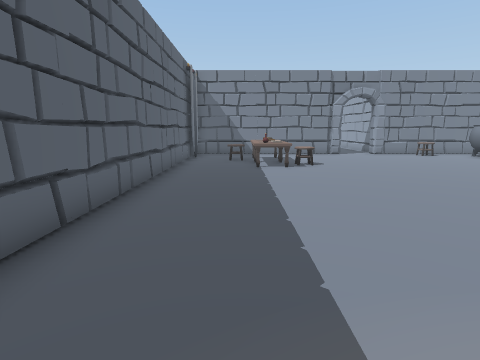
View 1 (above)

18 first-person views from a walk through a Unity game level. The camera is 1.4 m above the floor, tilts 10° down and sees 80° across. The floor is counted in squares, 1 m on a side. Each view is taken from the middle of a square. On the plan, view 1 faces up. The plan holds only what a view shows up to about 14 squares ahead; the rest is blank. The place goes on beyond the plan. The player character is not drawn.

View 2
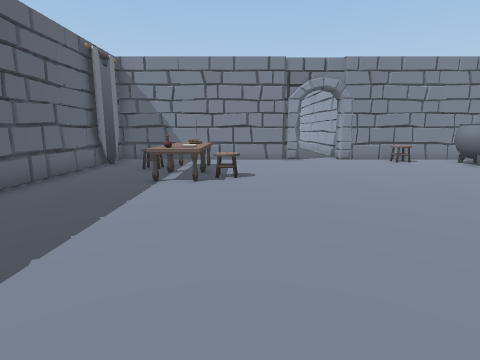

View 3
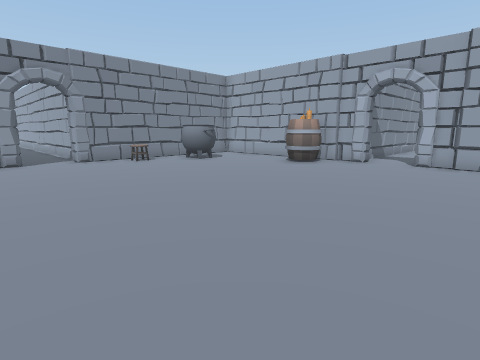

View 4
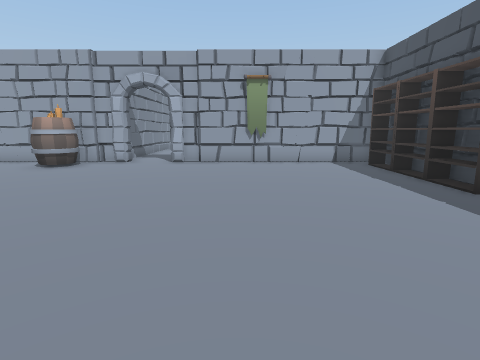

View 5
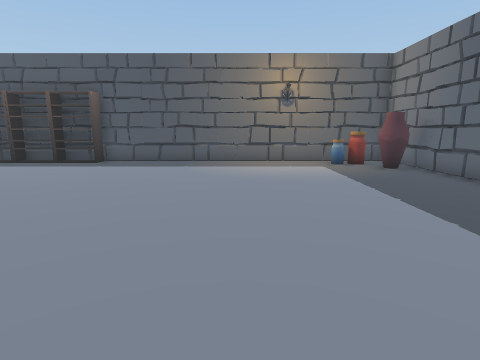

View 6
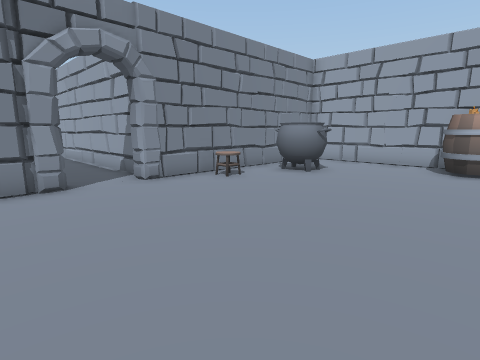

View 7
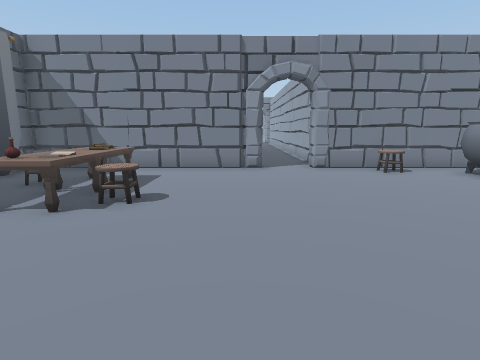

View 8
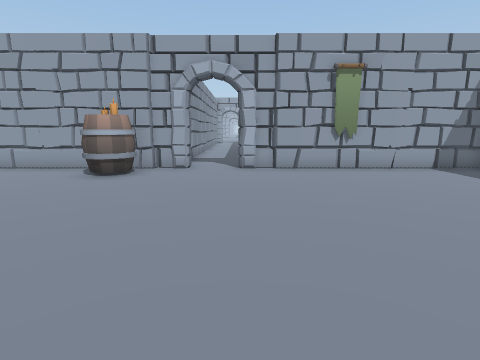

View 9
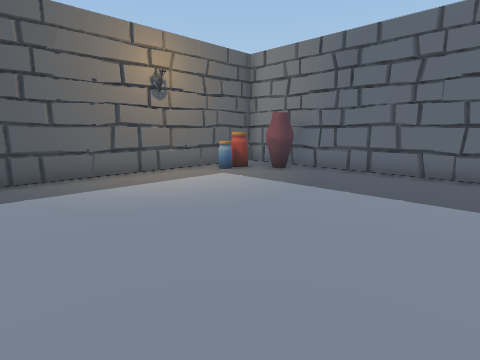

View 10
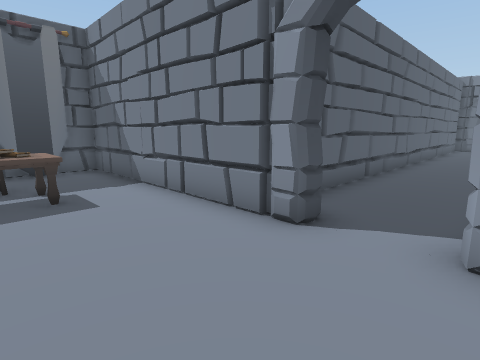

View 11
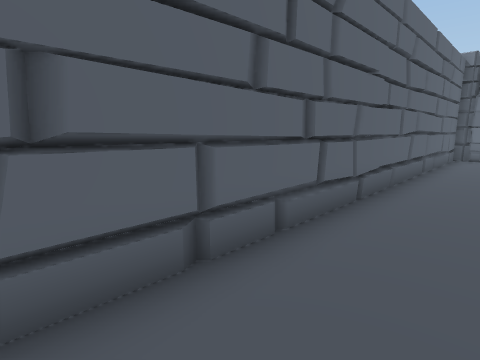

View 12
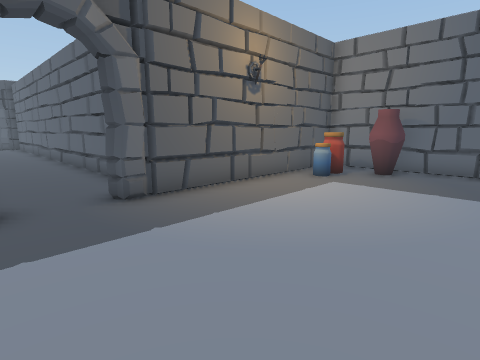

View 13
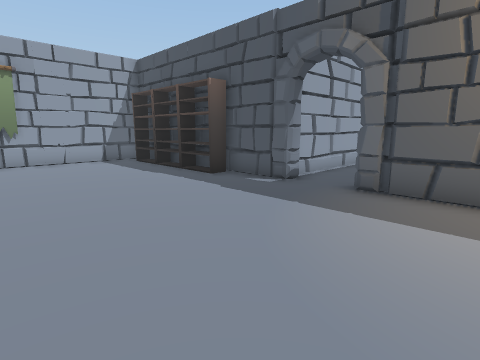

View 14
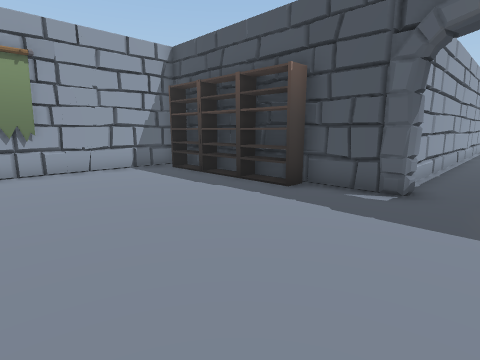

View 15
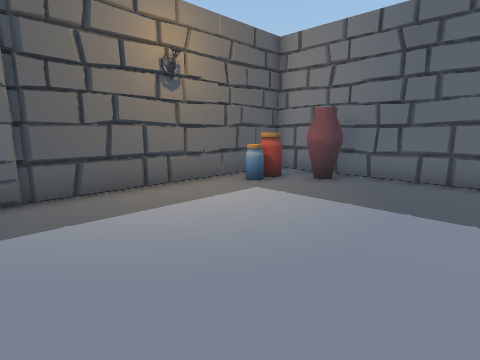

View 16
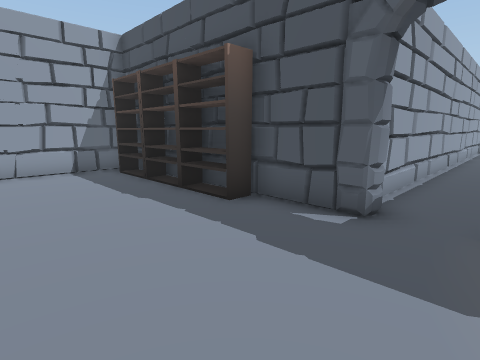

View 17
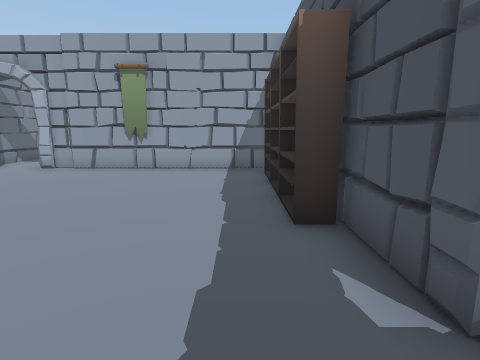

View 18
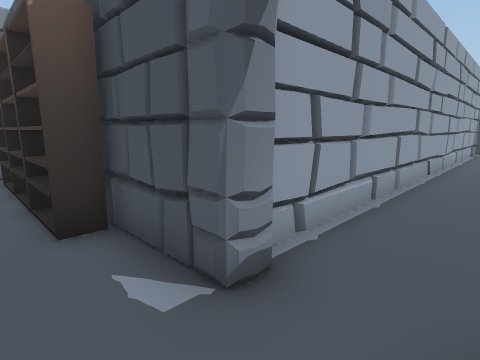

### Floor plan
Points are (right, up) in squares from view 1. A wall is a line through its corners. A room is listed if a view was taken in it or the views show most of it. See-through windows are left out.
Room 1 (views 1, 2, 3, 4, 5, 6, 7, 8, 9, 10)
walls: (16.3, 7.9) (16.3, 8.5); (16.3, 5.4) (16.3, 5.9); (5.9, 16.5) (-2.5, 16.5) (-2.5, -2.9) (15.6, -2.9); (16.5, 8.4) (16.5, 9.3); (16.5, 4.8) (16.5, 5.5); (16.3, 11) (16.3, 15.8); (14.1, 16.5) (7.6, 16.5); (16.3, -2.7) (16.3, 4.8)
ways out: opening at (6.5, 17) to room 2; opening at (17, 7)
objects: pot (-2, -1) to (-1, 0); flag (-2, 15); potion (-1, -2); potion (0, -2); other object (0, 13) to (0, 14); bottle (1, 11); other object (1, 12); other object (1, 13) to (2, 13); other object (1, 14); other object (2, 11) to (3, 12); table (2, 14); other object (10, 15) to (10, 16); shelf (11, -2) to (12, -2); cauldron (12, 14) to (13, 15); shelf (13, -2); shelf (14, -2) to (15, -2); barrel (15, 10) to (16, 11)
Room 2 (views 11, 12, 13, 14, 15, 16, 17, 18)
walls: (7.6, 36) (7.7, 36.5) (15.6, 36.5); (5.6, 35.8) (4.7, 35.8) (4.7, 18.8); (8, 28.8) (8.2, 29.2); (16.3, 36.6) (16.3, 43.5); (-2.5, 42.4) (-2.5, 36.5) (5.7, 36.5) (5.9, 36.1); (8, 17.7) (8, 35.5); (5.8, 17.2) (5.9, 16.5)
low walls: (7.7, 32.4) (7.8, 33.1); (7.6, 16.5) (7.6, 17.1)
ways out: opening at (6.5, 17) to room 1
objects: pot (-2, 39) to (-1, 39); potion (-1, 37) to (-1, 38); potion (0, 38); shelf (10, 37) to (12, 37); shelf (13, 37); shelf (14, 37) to (15, 37)

Positions as (right, up) in squares from view 1, and headings:
1: (0, 0), facing up
2: (3, 3), facing up
3: (4, 3), facing up-right
4: (4, 3), facing right
5: (4, 10), facing down
6: (4, 9), facing up-right
7: (5, 6), facing up
8: (6, 6), facing right
9: (7, 6), facing down-left
10: (8, 13), facing up-left
11: (7, 20), facing up-left
12: (8, 42), facing down-left
13: (3, 43), facing down-right
14: (6, 43), facing down-right
15: (6, 43), facing down-left
16: (6, 41), facing down-right
17: (6, 38), facing right
18: (6, 38), facing down-right
